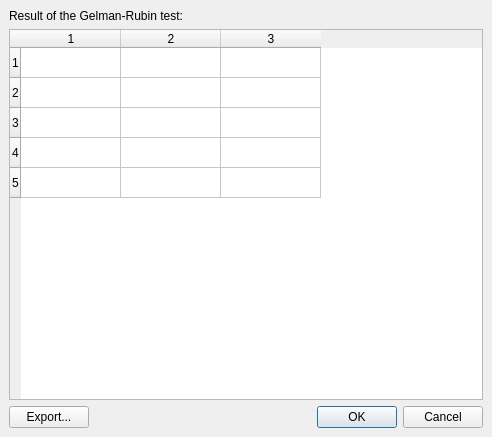
<ui version="4.0" >
 <class>GelmanRubin</class>
 <widget class="QDialog" name="GelmanRubin" >
  <property name="geometry" >
   <rect>
    <x>0</x>
    <y>0</y>
    <width>492</width>
    <height>437</height>
   </rect>
  </property>
  <property name="sizePolicy" >
   <sizepolicy>
    <hsizetype>5</hsizetype>
    <vsizetype>5</vsizetype>
    <horstretch>0</horstretch>
    <verstretch>0</verstretch>
   </sizepolicy>
  </property>
  <property name="windowTitle" >
   <string>Dialog</string>
  </property>
  <layout class="QGridLayout" >
   <property name="margin" >
    <number>9</number>
   </property>
   <property name="spacing" >
    <number>6</number>
   </property>
   <item row="0" column="0" >
    <layout class="QGridLayout" >
     <property name="margin" >
      <number>0</number>
     </property>
     <property name="spacing" >
      <number>6</number>
     </property>
     <item row="2" column="0" >
      <widget class="QPushButton" name="exportButton" >
       <property name="text" >
        <string>Export...</string>
       </property>
      </widget>
     </item>
     <item row="2" column="1" >
      <widget class="QDialogButtonBox" name="buttonBox" >
       <property name="orientation" >
        <enum>Qt::Horizontal</enum>
       </property>
       <property name="standardButtons" >
        <set>QDialogButtonBox::Cancel|QDialogButtonBox::NoButton|QDialogButtonBox::Ok</set>
       </property>
      </widget>
     </item>
     <item row="1" column="0" colspan="2" >
      <widget class="QTableWidget" name="table" >
       <property name="sizePolicy" >
        <sizepolicy>
         <hsizetype>7</hsizetype>
         <vsizetype>7</vsizetype>
         <horstretch>0</horstretch>
         <verstretch>0</verstretch>
        </sizepolicy>
       </property>
       <property name="rowCount" >
        <number>5</number>
       </property>
       <property name="columnCount" >
        <number>3</number>
       </property>
       <row/>
       <row/>
       <row/>
       <row/>
       <row/>
       <column/>
       <column/>
       <column/>
      </widget>
     </item>
     <item row="0" column="0" colspan="2" >
      <widget class="QLabel" name="label" >
       <property name="text" >
        <string>Result of the Gelman-Rubin test:</string>
       </property>
      </widget>
     </item>
    </layout>
   </item>
  </layout>
 </widget>
 <resources/>
 <connections/>
</ui>
